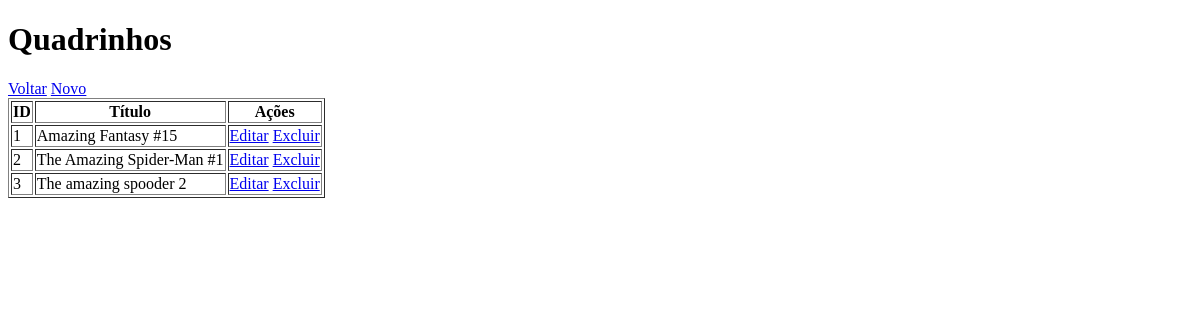
The app's page /listar.php (signed in), older data.
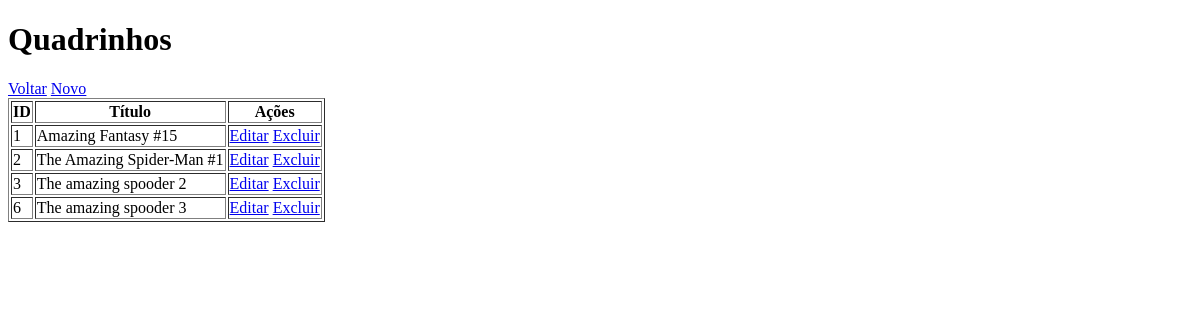
The same page, newer data.
### tables this page shows
CREATE TABLE quadrinhos (
    id INTEGER PRIMARY KEY AUTOINCREMENT,
    titulo TEXT NOT NULL,
    universo TEXT NOT NULL,
    fase TEXT NOT NULL,
    data_lancamento TEXT,
    escritor TEXT,
    artista TEXT,
    sinopse TEXT,
    imagem TEXT
);

### listar.php (the view, shortened to what this page needs)
<?php
include('conexao.php');
$quadrinhos = $pdo->query("SELECT * FROM quadrinhos")->fetchAll(PDO::FETCH_ASSOC);
?>
<!DOCTYPE html>
<html>
<head>
</head>
<body>
<h1>Quadrinhos</h1>
<a href="dashboard.php">Voltar</a>
<a href="criarquadrinho.php">Novo</a>
<table border="1">
<tr>
<th>ID</th>
<th>Título</th>
<th>Ações</th>
</tr>
<?php foreach ($quadrinhos as $q): ?>
<tr>
<td><?= $q['id'] ?></td>
<td><?= $q['titulo'] ?></td>
<td>
<a href="editar.php?id=<?= $q['id'] ?>">Editar</a>
<a href="deletar.php?id=<?= $q['id'] ?>">Excluir</a>
</td>
</tr>
<?php endforeach; ?>
</table>
</body>
</html>

Row changes from the older to the newer data that the page shows:
added quadrinhos: id "6", titulo "The amazing spooder 3"
